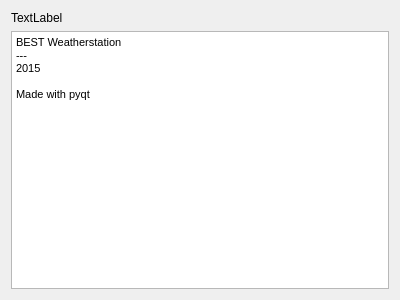
<?xml version="1.0" encoding="UTF-8"?>
<ui version="4.0">
 <class>aboutwidget</class>
 <widget class="QWidget" name="aboutwidget">
  <property name="geometry">
   <rect>
    <x>0</x>
    <y>0</y>
    <width>400</width>
    <height>300</height>
   </rect>
  </property>
  <property name="windowTitle">
   <string>Form</string>
  </property>
  <layout class="QGridLayout" name="gridLayout">
   <item row="1" column="0">
    <widget class="QTextBrowser" name="textBrowser">
     <property name="html">
      <string>&lt;!DOCTYPE HTML PUBLIC &quot;-//W3C//DTD HTML 4.0//EN&quot; &quot;http://www.w3.org/TR/REC-html40/strict.dtd&quot;&gt;
&lt;html&gt;&lt;head&gt;&lt;meta name=&quot;qrichtext&quot; content=&quot;1&quot; /&gt;&lt;style type=&quot;text/css&quot;&gt;
p, li { white-space: pre-wrap; }
&lt;/style&gt;&lt;/head&gt;&lt;body style=&quot; font-family:'MS Shell Dlg 2'; font-size:8.25pt; font-weight:400; font-style:normal;&quot;&gt;
&lt;p style=&quot; margin-top:0px; margin-bottom:0px; margin-left:0px; margin-right:0px; -qt-block-indent:0; text-indent:0px;&quot;&gt;&lt;span style=&quot; font-size:8pt;&quot;&gt;BEST Weatherstation&lt;/span&gt;&lt;/p&gt;
&lt;p style=&quot; margin-top:0px; margin-bottom:0px; margin-left:0px; margin-right:0px; -qt-block-indent:0; text-indent:0px;&quot;&gt;&lt;span style=&quot; font-size:8pt;&quot;&gt;---&lt;/span&gt;&lt;/p&gt;
&lt;p style=&quot; margin-top:0px; margin-bottom:0px; margin-left:0px; margin-right:0px; -qt-block-indent:0; text-indent:0px;&quot;&gt;&lt;span style=&quot; font-size:8pt;&quot;&gt;2015&lt;/span&gt;&lt;/p&gt;
&lt;p style=&quot;-qt-paragraph-type:empty; margin-top:0px; margin-bottom:0px; margin-left:0px; margin-right:0px; -qt-block-indent:0; text-indent:0px; font-size:8pt;&quot;&gt;&lt;br /&gt;&lt;/p&gt;
&lt;p style=&quot; margin-top:0px; margin-bottom:0px; margin-left:0px; margin-right:0px; -qt-block-indent:0; text-indent:0px;&quot;&gt;&lt;span style=&quot; font-size:8pt;&quot;&gt;Made with pyqt&lt;/span&gt;&lt;/p&gt;&lt;/body&gt;&lt;/html&gt;</string>
     </property>
    </widget>
   </item>
   <item row="0" column="0">
    <widget class="QLabel" name="label">
     <property name="text">
      <string>TextLabel</string>
     </property>
    </widget>
   </item>
  </layout>
 </widget>
 <resources>
  <include location="../../resource/logofull.png"/>
 </resources>
 <connections/>
</ui>
